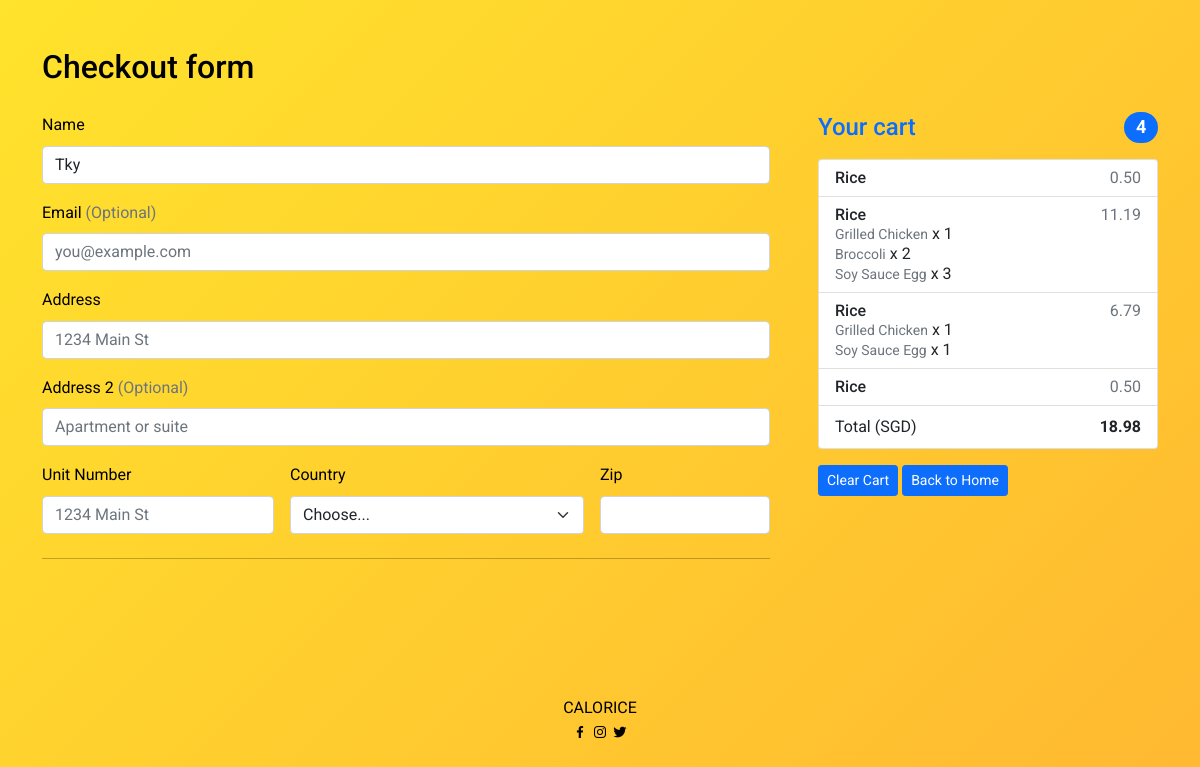
The page /checkout.php (signed in) on the database as committed earlier.
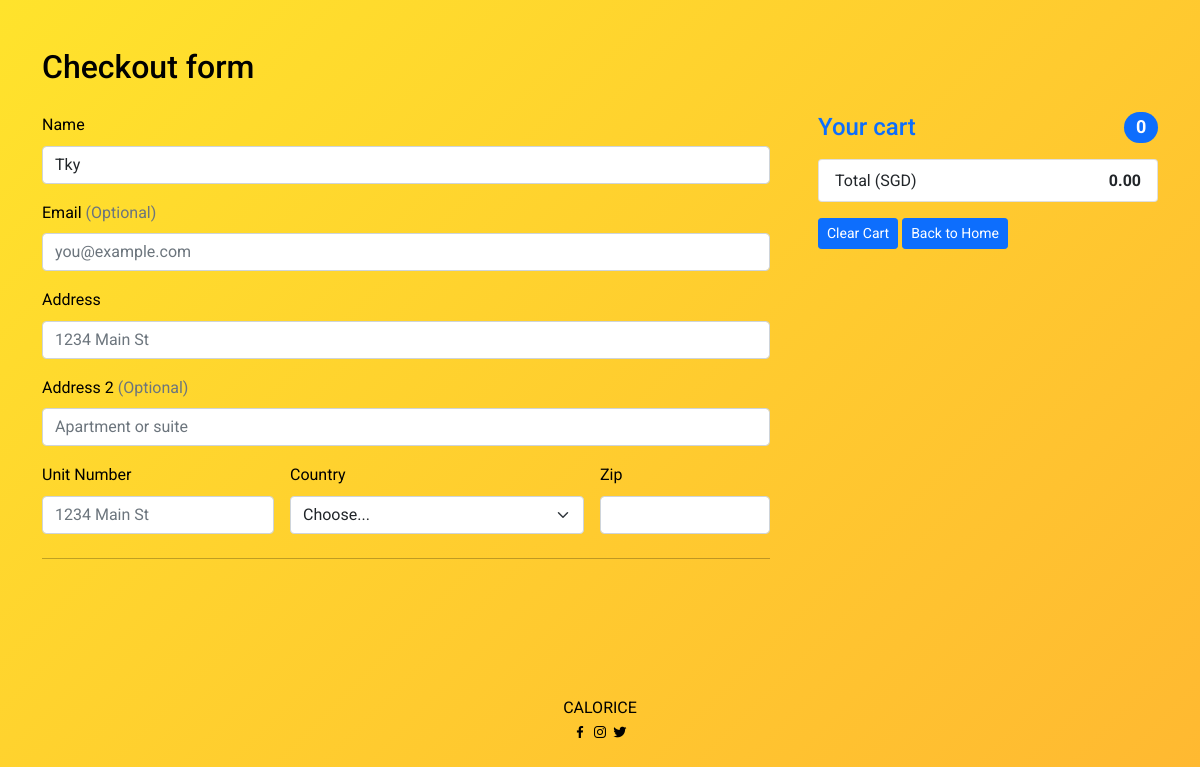
The same page on the database as committed later.
### tables this page shows
CREATE TABLE `cartbatch` (
  `cartbatch_id` int(11) NOT NULL,
  `cartbatch_no` int(11) NOT NULL,
  `cartbatch_foodqty` int(11) NOT NULL,
  `cartbatch_status` tinyint(4) NOT NULL DEFAULT '0',
  `users_id` int(11) NOT NULL,
  `food_id` int(11) NOT NULL
);

CREATE TABLE `food` (
  `food_id` int(11) NOT NULL,
  `food_name` varchar(255) NOT NULL,
  `food_category` varchar(128) NOT NULL,
  `food_subcategory` varchar(128) NOT NULL,
  `food_healthierchoice` smallint(6) DEFAULT '0',
  `food_vegan` smallint(6) DEFAULT NULL,
  `food_price` decimal(10,2) NOT NULL,
  `food_calories` int(11) NOT NULL,
  `food_img` varchar(256) DEFAULT NULL
);

### config/db.php (called while the page is built, shortened)
<?php
class DB {
  protected static $mdb = null;
  public static function getMDB() {
    $mdb = DB::$mdb;
    if ($mdb === null) {
      $mdb = DB::$mdb = new MeekroDB();
    }
    $mdb->sync_config();
    return $mdb;
  }
  public static function query() { $args = func_get_args(); return call_user_func_array(array(DB::getMDB(), 'query'), $args); }
  public static function count() { $args = func_get_args(); return call_user_func_array(array(DB::getMDB(), 'count'), $args); }
}
class MeekroDB {
  public $encoding = 'latin1';
  public $param_char = '%';
  public $named_param_seperator = '_';
  public $connect_options = array(MYSQLI_OPT_CONNECT_TIMEOUT => 30);
  public $internal_mysql = null;
  public function __construct($host=null, $user=null, $password=null, $dbName=null, $port=null, $encoding=null, $socket=null)  {
    if ($encoding === null) $encoding = DB::$encoding;
    $this->encoding = $encoding;
  }
  public function get() {
    $mysql = $this->internal_mysql;
    if (!($mysql instanceof MySQLi)) {
      $mysql = new mysqli();
      foreach ($this->connect_options as $key => $value) {
        $mysql->options($key, $value);
      }
      $mysql->set_charset($this->encoding);
      $this->internal_mysql = $mysql;
    }
    return $mysql;
  }
  public function count() { $args = func_get_args(); return call_user_func_array(array($this, 'numRows'), $args); }
  protected function preparseQueryParams() {
    $args = func_get_args();
    $sql = trim(strval(array_shift($args)));
    $args_all = $args;
    if (count($args_all) == 0) return array($sql);
    $param_char_length = strlen($this->param_char);
    $named_seperator_length = strlen($this->named_param_seperator);
    $types = array(
      $this->param_char . 'll',
      $this->param_char . 'ls',
      $this->param_char . 'l',
      $this->param_char . 'li',
      $this->param_char . 'ld',
      $this->param_char . 'lb',
      $this->param_char . 'lt',
      $this->param_char . 's',
      $this->param_char . 'i',
      $this->param_char . 'd',
      $this->param_char . 'b',
      $this->param_char . 't',
      $this->param_char . '?',
      $this->param_char . 'l?',
      $this->param_char . 'll?',
      $this->param_char . 'hc',
      $this->param_char . 'ha',
      $this->param_char . 'ho',
      $this->param_char . 'ss',
      $this->param_char . 'ssb',
      $this->param_char . 'sse',
    );
    $posList = array();
    foreach ($types as $type) {
      $lastPos = 0;
      while (($pos = strpos($sql, $type, $lastPos)) !== false) {
        $lastPos = $pos + 1;
        $posList[$pos] = $type;
      }
    }
    ksort($posList);
    $chunkyQuery = array();
    $pos_adj = 0;
    foreach ($posList as $pos => $type) {
      $type = substr($type, $param_char_length);
      $length_type = strlen($type) + $param_char_length;
      $new_pos = $pos + $pos_adj;
      $new_pos_back = $new_pos + $length_type;
      $arg_number_length = 0;
      if ($arg_number_length = strspn($sql, '0123456789', $new_pos_back)) {
        $arg_number = substr($sql, $new_pos_back, $arg_number_length);
        if (! array_key_exists($arg_number, $args_all)) return $this->nonSQLError("Non existent argument reference (arg $arg_number): $sql");
        $arg = $args_all[$arg_number];
      } else {
        $arg = array_shift($args);
      }
      if ($new_pos > 0) $chunkyQuery[] = substr($sql, 0, $new_pos);
      if (is_object($arg) && ($arg instanceof WhereClause)) {
        list($clause_sql, $clause_args) = $arg->textAndArgs();
        array_unshift($clause_args, $clause_sql);
        $preparsed_sql = call_user_func_array(array($this, 'preparseQueryParams'), $clause_args);
        $chunkyQuery = array_merge($chunkyQuery, $preparsed_sql);
      } else {
        $chunkyQuery[] = array('type' => $type, 'value' => $arg);
      }
      $sql = substr($sql, $new_pos_back + $arg_number_length);
      $pos_adj -= $new_pos_back + $arg_number_length;
    }
    if (strlen($sql) > 0) $chunkyQuery[] = $sql;
    return $chunkyQuery;
  }
  protected function intval($var) {
    if (PHP_INT_SIZE == 8) return intval($var);
    return floor(doubleval($var));
  }
  public function parseQueryParams() {
    $args = func_get_args();
    $chunkyQuery = call_user_func_array(array($this, 'preparseQueryParams'), $args);
    $query = '';
    $array_types = array('ls', 'li', 'ld', 'lb', 'll', 'lt', 'l?', 'll?', 'hc', 'ha', 'ho');
    foreach ($chunkyQuery as $chunk) {
      if (is_string($chunk)) {
        $query .= $chunk;
        continue;
      }
      $type = $chunk['type'];
      $arg = $chunk['value'];
      $result = '';
      $is_array_type = in_array($type, $array_types, true);
      if ($type == 's') $result = $this->escape($arg);
      else if ($type == 'i') $result = $this->intval($arg);
      $query .= $result;
    }
    return $query;
  }
  protected function prependCall($function, $args, $prepend) { array_unshift($args, $prepend); return call_user_func_array($function, $args); }
  public function query() { $args = func_get_args(); return $this->prependCall(array($this, 'queryHelper'), $args, 'assoc'); }
  protected function queryHelper() {
    $args = func_get_args();
    $type = array_shift($args);
    $db = $this->get();
    $is_buffered = true;
    $row_type = 'assoc';
    $full_names = false;
    $sql = call_user_func_array(array($this, 'parseQueryParams'), $args);
    $result = $db->query($sql, $is_buffered ? MYSQLI_STORE_RESULT : MYSQLI_USE_RESULT);
    $return = array();
    while ($row = ($row_type == 'assoc' ? $result->fetch_assoc() : $result->fetch_row())) {
      $return[] = $row;
    }
    return $return;
  }
}
?>

### checkout.php (the view, shortened to what the rows shown need)
<?php
include "config/db.php";
if(isset($_COOKIE["isLoggedIn"]) && (isset($_COOKIE['users_id']))) {
    $getuserQuery = DB::query("SELECT cartbatch_no FROM cartbatch WHERE users_id=%i AND cartbatch_status=%i" , $_COOKIE['users_id'],0);
    $getUserBatchCount = DB::count();
    $totalCartItem = 0;
    $batchItemNo = 0;
    if($getUserBatchCount > 0) {
        foreach ($getuserQuery as $getUserResult){
            if($batchItemNo < $getUserResult['cartbatch_no']) {
                $batchItemNo = $getUserResult['cartbatch_no'];
            }
        } $totalCartItem += $batchItemNo;
    }
}
?>
<!DOCTYPE html>
<html lang="en">
<head>
    <link href="https://cdn.jsdelivr.net/npm/bootstrap@5.0.0-beta3/dist/css/bootstrap.min.css" rel="stylesheet">
    <link href='https://unpkg.com/boxicons@2.0.7/css/boxicons.min.css' rel='stylesheet'>
    <link rel="stylesheet" href="css/styles.css">
    <link rel="stylesheet" href="css/checkout.css">
</head>
<body>
        <div class="container">
            <div>
                <div class="py-5 ">
                <h2>Checkout form</h2><br>
                <div class="row g-5">
                <div class="col-md-5 col-lg-4 order-md-last">
                    <ul class="list-group mb-3">
                        <?php
                        if($batchItemNo > 0){
                            $count = 1;
                            while($count <= $batchItemNo ){
                                echo '<li class="list-group-item d-flex justify-content-between lh-sm">
                                        <div>';
                                $getBatchQuery = DB::query("SELECT * FROM cartbatch
                                    INNER JOIN food
                                    ON cartbatch.food_id = food.food_id
                                    where users_id=%i AND cartbatch_status=%i AND cartbatch_no=%i"  , $_COOKIE['users_id'],0,$count);
                                    foreach($getBatchQuery as $getBatchQueryResult) {
                                        if($getBatchQueryResult['food_subcategory'] == 'base'){
                                            echo "<h6 class='my-0'>".ucwords($getBatchQueryResult['food_name'])."</h6>";
                                        } else {
                                            echo '<small class="text-muted">'.ucwords($getBatchQueryResult['food_name']).'</small> x '.$getBatchQueryResult['cartbatch_foodqty'].'<br>';
                                        }
                                        $subprice = $getBatchQueryResult['cartbatch_foodqty'] * $getBatchQueryResult['food_price'];
                                        $totalprice += $subprice;
                                    }
                                    echo "</div>";
                                    echo "<span class='text-muted'>".number_format((float)$totalprice, 2, '.', '')."</span>";
                                    $totalprice = 0;
                                    $count++;
                            }
                        }
                        ?>
                        <li class="list-group-item d-flex justify-content-between">
                        </li>
                    </ul>
                </div>
                </div>
            </div>
</div>
</body>
</html>

Rows that differ between the two databases and show on the page:
removed cartbatch: food.food_name "Rice", shown under "0.50"
removed cartbatch: food.food_name "Rice", shown under "11.19"
removed cartbatch: food.food_name "Grilled Chicken", cartbatch_foodqty "1", shown under "11.19"
removed cartbatch: food.food_name "Broccoli", cartbatch_foodqty "2", shown under "11.19"
removed cartbatch: food.food_name "Soy Sauce Egg", cartbatch_foodqty "3", shown under "11.19"
removed cartbatch: food.food_name "Rice", shown under "6.79"
removed cartbatch: food.food_name "Grilled Chicken", cartbatch_foodqty "1", shown under "6.79"
removed cartbatch: food.food_name "Soy Sauce Egg", cartbatch_foodqty "1", shown under "6.79"
removed cartbatch: food.food_name "Rice", shown under "0.50"
Other text that changed with them:
$totalCartItem: "4" → "0"
$totalcartprice: "18.98" → "0.00"
list line gone: "0.50"
list line gone: "11.19"
list line gone: "6.79"
